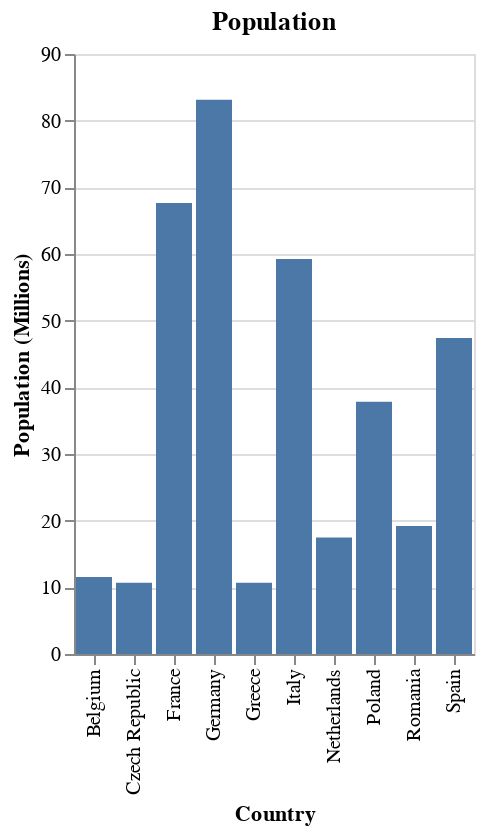

The cell this chart's notebook holds for it:
### Markdown cell above
# Basic example: A simple bar chart

### Code cell
#@title First example: a custom bar chart
import altair as alt
import pandas as pd

# Data
data = pd.DataFrame(
    {'Country': ['Germany', 'France', 'Italy', 'Spain', 'Poland', 'Romania',
                 'Netherlands', 'Belgium', 'Czech Republic', 'Greece'],
     'Population (Millions)': [83.155, 67.657, 59.236, 47.399, 37.840,
                               19.202, 17.475, 11.555, 10.702, 10.679]})

# Creating the chart, with mark_bar to define a bar chart
alt.Chart(data).mark_bar().encode(
    alt.X('Country:N'),                 # Categories in X axis
    alt.Y('Population (Millions):Q'),   # Length of the bars in Y
).properties(title = 'Population')      # Title of the chart

### Figure 1 — Vega-Lite specification as saved in the notebook (floating-point values rounded to 4 significant figures)
{"config": {"view": {"continuousWidth": 300, "continuousHeight": 300}}, "data": {"name": "data-f6b9c74f42fdb9460992b876d024c83c"}, "mark": {"type": "bar"}, "encoding": {"x": {"field": "Country", "type": "nominal"}, "y": {"field": "Population (Millions)", "type": "quantitative"}}, "title": "Population", "$schema": "https://vega.github.io/schema/vega-lite/v5.14.1.json", "datasets": {"data-f6b9c74f42fdb9460992b876d024c83c": [{"Country": "Germany", "Population (Millions)": 83.16}, {"Country": "France", "Population (Millions)": 67.66}, {"Country": "Italy", "Population (Millions)": 59.24}, {"Country": "Spain", "Population (Millions)": 47.4}, {"Country": "Poland", "Population (Millions)": 37.84}, {"Country": "Romania", "Population (Millions)": 19.2}, {"Country": "Netherlands", "Population (Millions)": 17.48}, {"Country": "Belgium", "Population (Millions)": 11.55}, {"Country": "Czech Republic", "Population (Millions)": 10.7}, {"Country": "Greece", "Population (Millions)": 10.68}]}}
